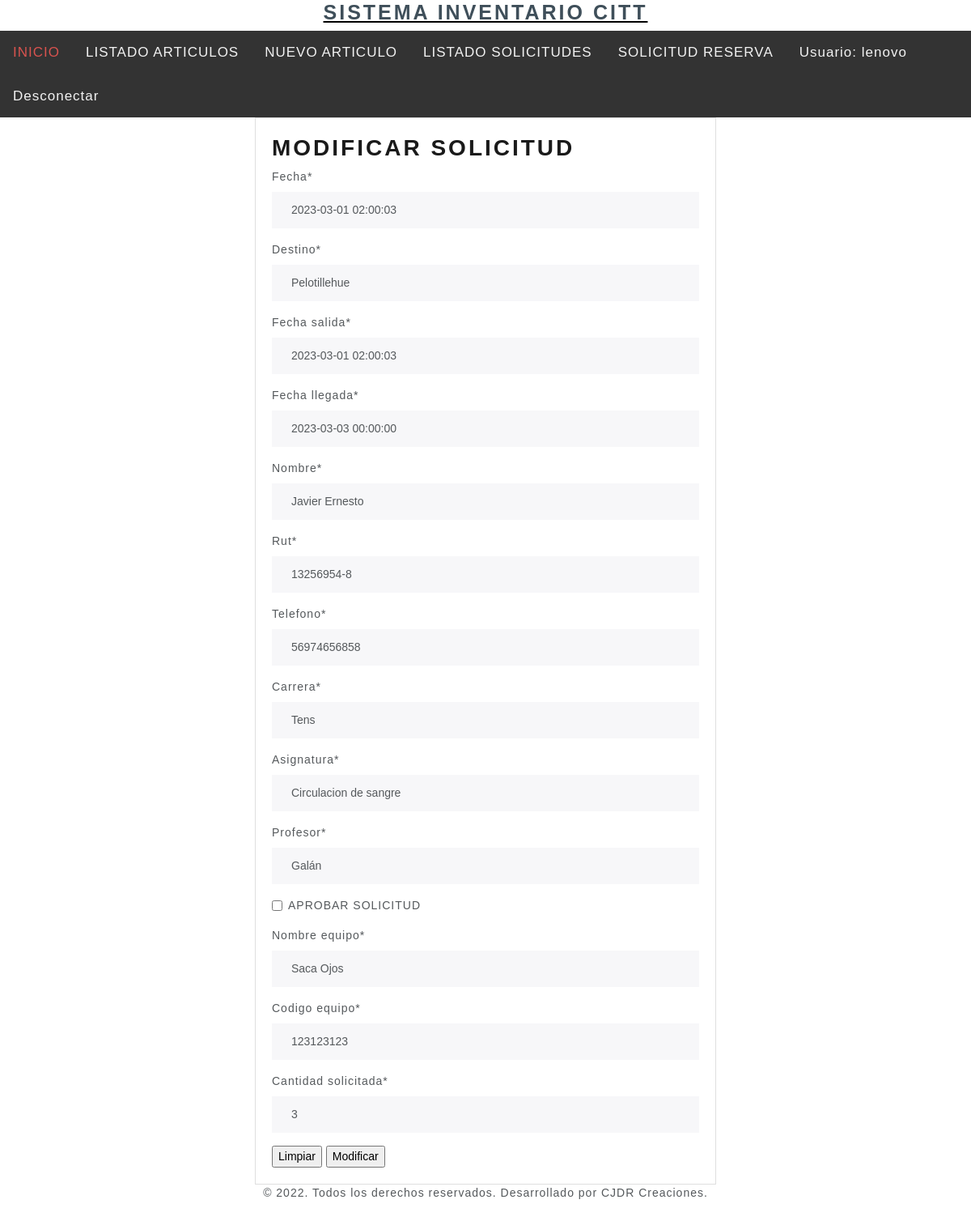
Page /modificarsolicitud/6/ (signed in) on the committed database.
### core/models.py (models this page shows, shortened)
class SolicitudReserva (models.Model):
    fecha = models.DateTimeField(default=my_datetime)
    destino = models.CharField(max_length=100)
    fecha_salida = models.DateTimeField(default=my_datetime)
    fecha_llegada = models.DateTimeField(null=True)
    nombre = models. CharField(max_length=100)
    rut = models.CharField(max_length=10)
    telefono = models.CharField(max_length=100)
    carrera = models.CharField(max_length=100)
    asignatura = models.CharField(max_length=100)
    profesor = models.CharField(max_length=100)
    estado_reserva = models.BooleanField(default=False, verbose_name="APROBAR SOLICITUD")
    nombre_equipo = models.CharField(max_length=200)
    codigo_equipo = models.CharField(max_length=100)
    cantidad_solicitada = models.IntegerField()

### core/views.py (the view, shortened to what this page needs)
# urls.py: path('modificarsolicitud/<id>/', modificarsolicitud , name="modificarsolicitud"),
@permission_required('core.change_articulos')
def modificarsolicitud(request, id):
    solicitudes = SolicitudReserva.objects.get(id=id)
    data = {
        'form':SolicitudReservaForm(instance=solicitudes)
    }
    return render(request, 'core/modificarsolicitud.html', data)

### core/forms.py
class SolicitudReservaForm(ModelForm):
    class Meta:
        model = SolicitudReserva
        fields= ['fecha', 'destino', 'fecha_salida', 'fecha_llegada', 'nombre', 'rut', 'telefono', 'carrera', 'asignatura', 'profesor','estado_reserva','nombre_equipo', 'codigo_equipo','cantidad_solicitada']

### core/templates/core/modificarsolicitud.html (shortened to what this page needs)
{% extends 'core/base.html' %}
{% load static %}
{% load crispy_forms_tags %}
{% block contenido %}
<div class="col-12 col-md-6 offset-md-3">
    <div class="card">
        <div class="card-body">
            <h2>Modificar solicitud</h2>
            <form action="" method="POST" enctype="multipart/form-data">
                <table>
                    {{ form | crispy }}
                </table>
                <input type="reset" value="Limpiar">
                <input type="submit" value="Modificar">
            </form>
        </div>
    </div>
</div>
{% endblock %}

### core/templates/core/base.html (shortened to what this page needs)
<!DOCTYPE html>
<html class="no-js">
<head>
  {% load pwa %}
  {% load static %}
  <link rel="stylesheet" href="{% static 'core/css/bootstrap.min.css' %}">
  <link rel="stylesheet" href="https://cdnjs.cloudflare.com/ajax/libs/font-awesome/4.7.0/css/font-awesome.min.css">
  <link rel="stylesheet" href="{% static 'core/css/nav.css' %}">
  <link rel="stylesheet" href="{% static 'core/css/responsiveiframe.css' %}">
</head>
<body class=".cuerpo" background="{% static 'core/img/fondo.jpg' %}">
  <div align=center>
    <a href="{% url 'inicio' %}">
      <h1 style="font-size:25px; color: rgb(63, 79, 90); border: rgb(255, 4, 4);">SISTEMA INVENTARIO CITT</h1>
    </a>
  </div>
  <div class="topnav" id="myTopnav">
    <a class="text-danger" href="{% url 'inicio' %}">INICIO</a>
    {% if user.is_staff %}
    <a href="{% url 'listadoarticulos' %}">LISTADO ARTICULOS</a>
    {% endif %}
    {% if user.is_staff %}
    <a href="{% url 'nuevoarticulo' %}">NUEVO ARTICULO</a>
    <a href="{% url 'listadosolicitudes' %}">LISTADO SOLICITUDES</a>
    {% endif %}
    {% if user.is_authenticated %}
    <a href="{% url 'solicitarreserva' %}">SOLICITUD RESERVA</a>
    <a href="#"> Usuario: {{ user.username }}</a>
    <a href="{% url 'logout' %}">Desconectar</a>
    {% endif %}
  </div>
  {% block contenido %}
  {% endblock %}
  <div>
    <footer class="footer">
      <center>© 2022. Todos los derechos reservados. Desarrollado por CJDR Creaciones.</center>
    </footer>
  </div>
</body>
</html>

### core/static/core/css/nav.css (style rules this page uses)
body { margin: 0; font-family: Arial, Helvetica, sans-serif; padding-bottom: 70px; }
.topnav { overflow: hidden; background-color: #333; }
.topnav a { float: left; display: block; color: #f2f2f2; text-align: center; padding: 14px 16px; text-decoration: none; font-size: 17px; }

### rows in the picture
SolicitudReserva: fecha "2023-03-01 02:00:03", destino "Pelotillehue", fecha_salida "2023-03-01 02:00:03", fecha_llegada "2023-03-03 00:00:00", nombre "Javier Ernesto", rut "13256954-8", telefono "56974656858", carrera "Tens", asignatura "Circulacion de sangre", profesor "Galán", nombre_equipo "Saca Ojos", codigo_equipo "123123123", cantidad_solicitada "3"

### other values in the picture
{{ user.username }} "lenovo"
